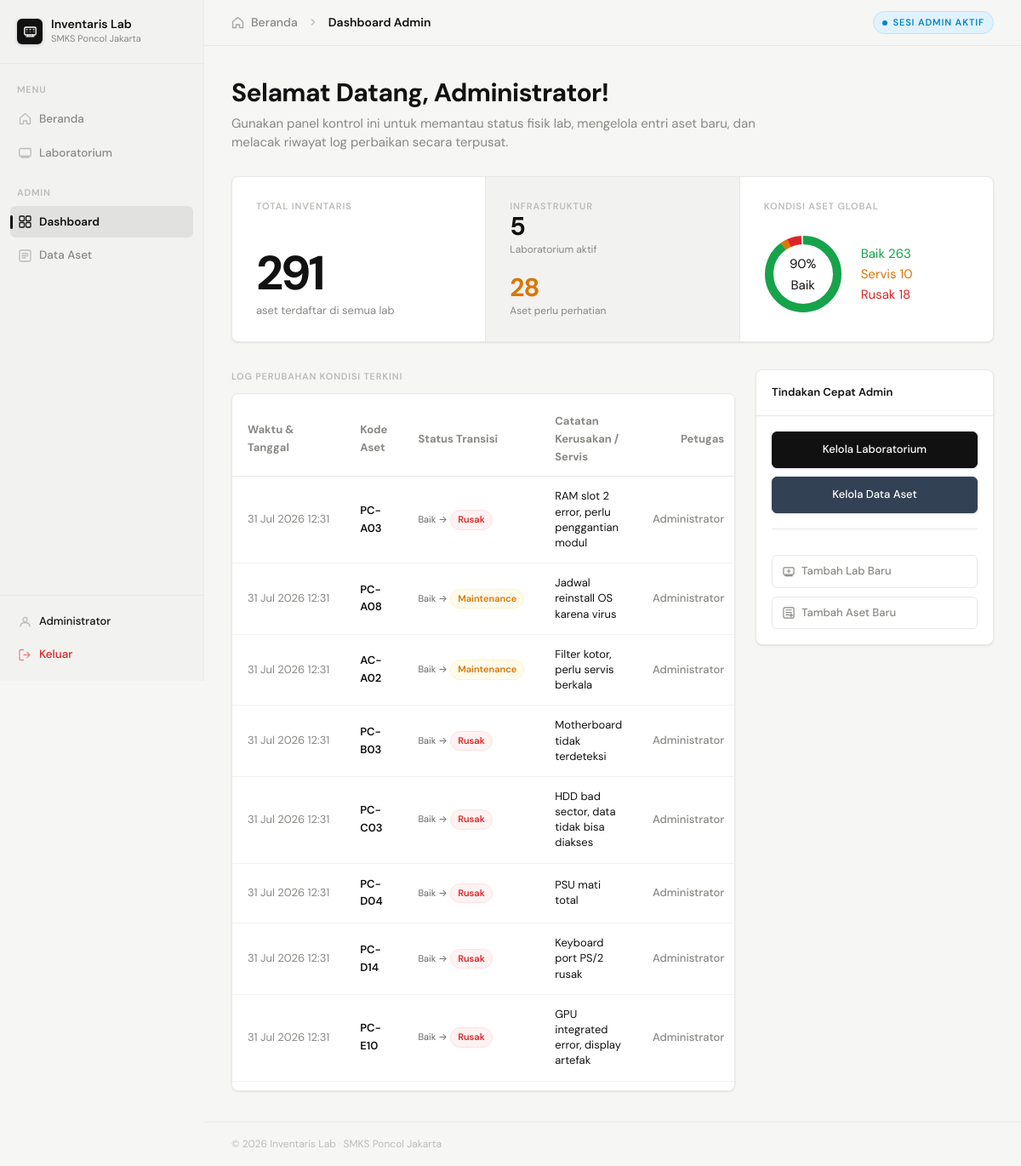
/admin/index.php (signed in), run on the app's committed database.
### tables this page shows
CREATE TABLE `users` (
  `id`           INT UNSIGNED    NOT NULL AUTO_INCREMENT,
  `username`     VARCHAR(50)     NOT NULL UNIQUE,
  `password_hash`VARCHAR(255)    NOT NULL,
  `nama_lengkap` VARCHAR(100)    NOT NULL,
  `role`         ENUM('admin','viewer') NOT NULL DEFAULT 'viewer',
  `created_at`   TIMESTAMP       NOT NULL DEFAULT CURRENT_TIMESTAMP,
  `updated_at`   TIMESTAMP       NOT NULL DEFAULT CURRENT_TIMESTAMP ON UPDATE CURRENT_TIMESTAMP,
  PRIMARY KEY (`id`)
);

CREATE TABLE `kondisi_logs` (
  `id`              INT UNSIGNED    NOT NULL AUTO_INCREMENT,
  `asset_id`        INT UNSIGNED    NOT NULL,
  `kondisi_lama`    ENUM('baik','rusak','maintenance') NOT NULL,
  `kondisi_baru`    ENUM('baik','rusak','maintenance') NOT NULL,
  `catatan`         TEXT,
  `diubah_oleh`     INT UNSIGNED    NOT NULL,    
  `created_at`      TIMESTAMP       NOT NULL DEFAULT CURRENT_TIMESTAMP,
  PRIMARY KEY (`id`),
  FOREIGN KEY (`asset_id`)    REFERENCES `assets`(`id`) ON DELETE CASCADE,
  FOREIGN KEY (`diubah_oleh`) REFERENCES `users`(`id`) ON DELETE RESTRICT
);

CREATE TABLE `assets` (
  `id`              INT UNSIGNED    NOT NULL AUTO_INCREMENT,
  `lab_id`          INT UNSIGNED    NOT NULL,
  `asset_type_id`   INT UNSIGNED    NOT NULL,
  `kode_aset`       VARCHAR(30)     NOT NULL UNIQUE,
  `nama`            VARCHAR(100)    NOT NULL,
  `merk`            VARCHAR(100),
  `model`           VARCHAR(100),
  `serial_number`   VARCHAR(100),
  `harga`           DECIMAL(15,2)   NOT NULL DEFAULT 0.00,
  `tahun_beli`      YEAR            NOT NULL,
  `kondisi`         ENUM('baik','rusak','maintenance') NOT NULL DEFAULT 'baik',
  `keterangan`      TEXT,
  `posisi_x`        TINYINT UNSIGNED NOT NULL DEFAULT 0,
  `posisi_y`        TINYINT UNSIGNED NOT NULL DEFAULT 0,
  `rotasi`          SMALLINT        NOT NULL DEFAULT 0,
  `nama_custom`     VARCHAR(100)    NULL DEFAULT NULL,
  `is_active`       TINYINT(1)      NOT NULL DEFAULT 1,
  `created_at`      TIMESTAMP       NOT NULL DEFAULT CURRENT_TIMESTAMP,
  `updated_at`      TIMESTAMP       NOT NULL DEFAULT CURRENT_TIMESTAMP ON UPDATE CURRENT_TIMESTAMP,
  PRIMARY KEY (`id`),
  FOREIGN KEY (`lab_id`)        REFERENCES `labs`(`id`)        ON DELETE CASCADE ON UPDATE CASCADE,
  FOREIGN KEY (`asset_type_id`) REFERENCES `asset_types`(`id`) ON DELETE RESTRICT ON UPDATE CASCADE
);

### includes/auth.php (called while the page is built, shortened)
<?php
function isLoggedIn(): bool {
    return isset($_SESSION['user_id']) && !empty($_SESSION['user_id']);
}
function currentUser(): array {
    return [
        'id'       => $_SESSION['user_id']       ?? null,
        'username' => $_SESSION['user_username'] ?? '',
        'nama'     => $_SESSION['user_nama']     ?? '',
        'role'     => $_SESSION['user_role']     ?? '',
    ];
}

### config/db.php (called while the page is built, shortened)
<?php
function kondisiBadge(string $kondisi): string {
    return match($kondisi) {
        'baik'        => 'badge-baik',
        'rusak'       => 'badge-rusak',
        'maintenance' => 'badge-maintenance',
        default       => 'badge-baik',
    };
}
function kondisiLabel(string $kondisi): string {
    return match($kondisi) {
        'baik'        => 'Baik',
        'rusak'       => 'Rusak',
        'maintenance' => 'Maintenance',
        default       => 'Tidak Diketahui',
    };
}

### admin/index.php (the view, shortened to what this page needs)
<?php
require_once __DIR__ . '/../config/db.php';
require_once __DIR__ . '/../includes/auth.php';
$activeNav = 'dashboard';
$stmtStats = $pdo->query("
    SELECT
        (SELECT COUNT(*) FROM labs WHERE is_active = 1) AS total_labs,
        (SELECT COUNT(*) FROM assets WHERE is_active = 1) AS total_assets,
        (SELECT COUNT(*) FROM assets WHERE kondisi = 'baik' AND is_active = 1) AS kondisi_baik,
        (SELECT COUNT(*) FROM assets WHERE kondisi = 'maintenance' AND is_active = 1) AS kondisi_maintenance,
        (SELECT COUNT(*) FROM assets WHERE kondisi = 'rusak' AND is_active = 1) AS kondisi_rusak
");
$stats = $stmtStats->fetch();
$stmtLogs = $pdo->query("
    SELECT
        kl.id,
        kl.kondisi_lama,
        kl.kondisi_baru,
        kl.catatan,
        kl.created_at,
        a.kode_aset,
        a.nama AS nama_aset,
        u.nama_lengkap AS nama_admin
    FROM kondisi_logs kl
    JOIN assets a ON a.id = kl.asset_id
    JOIN users u ON u.id = kl.diubah_oleh
    ORDER BY kl.created_at DESC
    LIMIT 8
");
$recentLogs = $stmtLogs->fetchAll();
require_once __DIR__ . '/../includes/header.php';
?>
<div class="topbar">
  <div class="breadcrumb">
    <svg width="15" height="15" viewBox="0 0 15 15" fill="none" style="opacity: 0.75;">
      <path d="M1.5 6.5L7.5 1.5l6 5V13.5h-4V10h-4v3.5h-4V6.5z" stroke="currentColor" stroke-width="1.3" stroke-linejoin="round"/>
    </svg>
    <a href="<?= APP_URL ?>/index.php">Beranda</a>
    <svg width="12" height="12" viewBox="0 0 12 12" fill="none" style="margin: 0 4px; opacity: 0.5;">
      <path d="M4.5 9l3-3-3-3" stroke="currentColor" stroke-width="1.5" stroke-linecap="round" stroke-linejoin="round"/>
    </svg>
    <b>Dashboard Admin</b>
  </div>
  <div class="topbar-right">
    <div class="page-header-pre" style="margin-bottom: 0; background: #e0f2fe; color: #0284c7; border-color: #bae6fd;">
      <span class="pulse-dot" style="background: #0284c7; box-shadow: 0 0 0 0 rgba(2, 132, 199, 0.4);"></span>
      <span>Sesi Admin Aktif</span>
    </div>
  </div>
</div>
<div class="content">
  <div class="page-heading">
    <h1>Selamat Datang, <?= htmlspecialchars(currentUser()['nama']) ?>!</h1>
    <p>Gunakan panel kontrol ini untuk memantau status fisik lab, mengelola entri aset baru, dan melacak riwayat log perbaikan secara terpusat.</p>
  </div>
  <?php
    $totalKondisi = $stats['kondisi_baik'] + $stats['kondisi_maintenance'] + $stats['kondisi_rusak'];
    $pBaik  = $totalKondisi > 0 ? round($stats['kondisi_baik']        / $totalKondisi * 100) : 0;
    $pRusak = $totalKondisi > 0 ? round($stats['kondisi_rusak']       / $totalKondisi * 100) : 0;
    $pMaint = $totalKondisi > 0 ? round($stats['kondisi_maintenance'] / $totalKondisi * 100) : 0;
  ?>
  <div class="overview-block">
    <div class="overview-col overview-col-hero">
      <span class="ov-eyebrow">Total Inventaris</span>
      <div>
        <div class="ov-hero-num"><?= $stats['total_assets'] ?></div>
        <div class="ov-hero-lbl">aset terdaftar di semua lab</div>
      </div>
    </div>
    <div class="overview-col overview-col-stats">
      <span class="ov-eyebrow">Infrastruktur</span>
      <div class="ov-stat-pair">
        <div class="ov-stat">
          <span class="ov-stat-num"><?= $stats['total_labs'] ?></span>
          <span class="ov-stat-lbl">Laboratorium aktif</span>
        </div>
        <div class="ov-stat">
          <span class="ov-stat-num" style="color: var(--amber);"><?= $stats['kondisi_maintenance'] + $stats['kondisi_rusak'] ?></span>
          <span class="ov-stat-lbl">Aset perlu perhatian</span>
        </div>
      </div>
    </div>
    <div class="overview-col overview-col-health">
      <div class="health-label">Kondisi Aset Global</div>
      <?php
        $C = 2 * M_PI * 40;
        $lenBaik  = $C * $pBaik  / 100;
        $lenMaint = $C * $pMaint / 100;
        $lenRusak = $C * $pRusak / 100;
        $offBaik  = 0;
        $offMaint = $lenBaik;
        $offRusak = $lenBaik + $lenMaint;
      ?>
      <div class="health-body">
        <div class="health-donut">
          <svg width="92" height="92" viewBox="0 0 92 92">
            <circle class="donut-track" cx="46" cy="46" r="40" fill="none" stroke-width="10"/>
            <circle class="donut-seg donut-green" cx="46" cy="46" r="40" fill="none" stroke-width="10"
                    stroke-dasharray="<?= $lenBaik ?> <?= $C ?>"
                    stroke-dashoffset="<?= -$offBaik ?>" stroke-linecap="butt"/>
            <circle class="donut-seg donut-amber" cx="46" cy="46" r="40" fill="none" stroke-width="10"
                    stroke-dasharray="<?= $lenMaint ?> <?= $C ?>"
                    stroke-dashoffset="<?= -$offMaint ?>" stroke-linecap="butt"/>
            <circle class="donut-seg donut-red" cx="46" cy="46" r="40" fill="none" stroke-width="10"
                    stroke-dasharray="<?= $lenRusak ?> <?= $C ?>"
                    stroke-dashoffset="<?= -$offRusak ?>" stroke-linecap="butt"/>
          </svg>
          <div class="health-donut-center">
            <span class="health-donut-num"><?= $pBaik ?>%</span>
            <span class="health-donut-lbl">Baik</span>
          </div>
        </div>
        <div class="health-legend">
          <div class="legend-item dot-green">
            <span class="legend-lbl">Baik</span>
            <span class="legend-val"><?= $stats['kondisi_baik'] ?></span>
          </div>
          <div class="legend-item dot-amber">
            <span class="legend-lbl">Servis</span>
            <span class="legend-val"><?= $stats['kondisi_maintenance'] ?></span>
          </div>
          <div class="legend-item dot-red">
            <span class="legend-lbl">Rusak</span>
            <span class="legend-val"><?= $stats['kondisi_rusak'] ?></span>
          </div>
        </div>
      </div>
    </div>
  </div>
  <div class="dashboard-grid" style="grid-template-columns: 1fr 280px; gap: 24px;">
    <div class="dashboard-main">
      <div class="list-header">
        <span class="list-title">Log Perubahan Kondisi Terkini</span>
      </div>
      <div class="lab-list" style="background: var(--bg-surface); padding: 10px 0; box-shadow: var(--shadow-sm); overflow-x: auto;">
        <?php if (empty($recentLogs)): ?>
          <div style="padding: 40px; text-align: center; color: var(--text-muted); font-size: 13.5px;">
            Belum ada log riwayat pemeliharaan terekam dalam sistem.
          </div>
        <?php else: ?>
          <table style="width: 100%; border-collapse: collapse; text-align: left; font-size: 13px;">
            <thead>
              <tr style="border-bottom: 1px solid var(--border); color: var(--text-muted); font-weight: 600;">
                <th style="padding: 12px 18px;">Waktu & Tanggal</th>
                <th style="padding: 12px 18px;">Kode Aset</th>
                <th style="padding: 12px 18px;">Status Transisi</th>
                <th style="padding: 12px 18px;">Catatan Kerusakan / Servis</th>
                <th style="padding: 12px 18px; text-align: right;">Petugas</th>
              </tr>
            </thead>
            <tbody>
              <?php foreach ($recentLogs as $log):
                $dateFormatted = date('d M Y H:i', strtotime($log['created_at']));
                $classKondisi = kondisiBadge($log['kondisi_baru']);
                $labelKondisi = kondisiLabel($log['kondisi_baru']);
                $oldKondisi = kondisiLabel($log['kondisi_lama']);
              ?>
                <tr style="border-bottom: 1px solid var(--bg-subtle);" class="panel-item-row-tr">
                  <td style="padding: 14px 18px; color: var(--text-muted); white-space: nowrap;"><?= $dateFormatted ?></td>
                  <td style="padding: 14px 18px; font-weight: 600; color: var(--text);"><?= htmlspecialchars($log['kode_aset']) ?></td>
                  <td style="padding: 14px 18px; white-space: nowrap;">
                    <span style="font-size: 11px; opacity:0.65;"><?= $oldKondisi ?> &rarr;</span>
                    <span class="badge <?= $classKondisi ?>"><?= $labelKondisi ?></span>
                  </td>
                  <td style="padding: 14px 18px; max-width: 250px; color: var(--text); line-height: 1.4; word-wrap: break-word;">
                    <?= htmlspecialchars($log['catatan'] ?: 'Tidak ada catatan.') ?>
                  </td>
                  <td style="padding: 14px 18px; text-align: right; color: var(--text-muted); white-space: nowrap; font-weight: 500;">
                    <?= htmlspecialchars($log['nama_admin']) ?>
                  </td>
                </tr>
              <?php endforeach; ?>
            </tbody>
          </table>
        <?php endif; ?>
      </div>
    </div>
    <aside class="dashboard-aside">
      <div class="panel">
        <div class="panel-head">
          <span class="panel-title">Tindakan Cepat Admin</span>
        </div>
        <div style="padding: 18px; display: flex; flex-direction: column; gap: 10px;">
          <a href="<?= APP_URL ?>/admin/labs/index.php" class="btn btn-dark" style="justify-content: center; padding: 10px 14px; font-size: 13px;">
            Kelola Laboratorium
          </a>
          <a href="<?= APP_URL ?>/admin/assets/index.php" class="btn btn-dark" style="justify-content: center; padding: 10px 14px; font-size: 13px; background: #334155; border-color: #334155;">
            Kelola Data Aset
          </a>
          <div style="border-top: 1px solid var(--border); margin: 8px 0; padding-top: 12px;"></div>
          <a href="<?= APP_URL ?>/admin/labs/create.php" class="btn" style="justify-content: flex-start; padding: 8px 12px; gap: 8px;">
            Tambah Lab Baru
          </a>
          <a href="<?= APP_URL ?>/admin/assets/create.php" class="btn" style="justify-content: flex-start; padding: 8px 12px; gap: 8px;">
            Tambah Aset Baru
          </a>
        </div>
      </div>
    </aside>
  </div>
</div>
<?php require_once __DIR__ . '/../includes/footer.php'; ?>

### includes/header.php (shortened to what this page needs)
<?php
$activeNav = $activeNav ?? 'home';
$user      = isLoggedIn() ? currentUser() : null;
?>
<!DOCTYPE html>
<html lang="id">
<head>
  <link rel="stylesheet" href="<?= APP_URL ?>/assets/css/style.css" />
</head>
<body>
<aside class="sidebar">
  <div class="sidebar-brand">
    <div class="brand-icon">
    </div>
    <div>
      <div class="brand-name"><?= APP_NAME ?></div>
      <div class="brand-sub">SMKS Poncol Jakarta</div>
    </div>
  </div>
  <nav class="sidebar-nav">
    <div class="nav-label">Menu</div>
    <a href="<?= APP_URL ?>/index.php" class="nav-item <?= $activeNav==='home' ? 'active':'' ?>">
      <svg width="15" height="15" viewBox="0 0 15 15" fill="none">
        <path d="M1.5 6.5L7.5 1.5l6 5V13.5h-4V10h-4v3.5h-4V6.5z" stroke="currentColor" stroke-width="1.3" stroke-linejoin="round"/>
      </svg>
      Beranda
    </a>
    <a href="<?= APP_URL ?>/index.php" class="nav-item <?= $activeNav==='labs' ? 'active':'' ?>">
      <svg width="15" height="15" viewBox="0 0 15 15" fill="none">
        <rect x=".8" y="2.5" width="13.4" height="9" rx="1.3" stroke="currentColor" stroke-width="1.3"/>
        <path d="M4.5 11.5V13M10.5 11.5V13M3 13h9" stroke="currentColor" stroke-width="1.3" stroke-linecap="round"/>
      </svg>
      Laboratorium
    </a>
    <?php if (isLoggedIn()): ?>
    <div class="nav-label" style="margin-top:8px">Admin</div>
    <a href="<?= APP_URL ?>/admin/index.php" class="nav-item <?= $activeNav==='dashboard' ? 'active':'' ?>">
      Dashboard
    </a>
    <a href="<?= APP_URL ?>/admin/assets/index.php" class="nav-item <?= $activeNav==='assets' ? 'active':'' ?>">
      <svg width="15" height="15" viewBox="0 0 15 15" fill="none">
        <rect x="1" y="1" width="13" height="13" rx="1.5" stroke="currentColor" stroke-width="1.3"/>
        <path d="M4 5h7M4 7.5h7M4 10h4" stroke="currentColor" stroke-width="1.3" stroke-linecap="round"/>
      </svg>
      Data Aset
    </a>
    <?php endif; ?>
  </nav>
  <div class="sidebar-bottom">
    <?php if ($user): ?>
    <div class="nav-item" style="cursor:default">
      <svg width="15" height="15" viewBox="0 0 15 15" fill="none">
        <circle cx="7.5" cy="5" r="2.5" stroke="currentColor" stroke-width="1.3"/>
        <path d="M2 13c0-3 2.5-4.5 5.5-4.5S13 10 13 13" stroke="currentColor" stroke-width="1.3" stroke-linecap="round"/>
      </svg>
      <span style="font-size:13px; color:var(--text);"><?= htmlspecialchars($user['nama']) ?></span>
    </div>
    <a href="<?= APP_URL ?>/admin/logout.php" class="nav-item" style="color:var(--red)">
      <svg width="15" height="15" viewBox="0 0 15 15" fill="none">
        <path d="M5.5 1.5H2a1 1 0 00-1 1v10a1 1 0 001 1h3.5M10 10.5l3-3-3-3M13 7.5H6" stroke="currentColor" stroke-width="1.3" stroke-linecap="round" stroke-linejoin="round"/>
      </svg>
      Keluar
    </a>
    <?php endif; ?>
  </div>
</aside>
<div class="page-wrapper">

### admin/index.php (style rules this page uses)
.panel-item-row-tr { transition: background-color 200ms ease; }

### data on the page
users: nama_lengkap "Administrator"
kondisi_logs: created_at "31 Jul 2026 12:31", asset.kode_aset "PC-A03", kondisi_lama "Baik", kondisi_baru "Rusak", catatan "RAM slot 2 error, perlu penggantian modul", diubah_oleh.nama_lengkap "Administrator"
kondisi_logs: created_at "31 Jul 2026 12:31", asset.kode_aset "PC-A08", kondisi_lama "Baik", kondisi_baru "Maintenance", catatan "Jadwal reinstall OS karena virus", diubah_oleh.nama_lengkap "Administrator"
kondisi_logs: created_at "31 Jul 2026 12:31", asset.kode_aset "AC-A02", kondisi_lama "Baik", kondisi_baru "Maintenance", catatan "Filter kotor, perlu servis berkala", diubah_oleh.nama_lengkap "Administrator"
kondisi_logs: created_at "31 Jul 2026 12:31", asset.kode_aset "PC-B03", kondisi_lama "Baik", kondisi_baru "Rusak", catatan "Motherboard tidak terdeteksi", diubah_oleh.nama_lengkap "Administrator"
kondisi_logs: created_at "31 Jul 2026 12:31", asset.kode_aset "PC-C03", kondisi_lama "Baik", kondisi_baru "Rusak", catatan "HDD bad sector, data tidak bisa diakses", diubah_oleh.nama_lengkap "Administrator"
kondisi_logs: created_at "31 Jul 2026 12:31", asset.kode_aset "PC-D04", kondisi_lama "Baik", kondisi_baru "Rusak", catatan "PSU mati total", diubah_oleh.nama_lengkap "Administrator"
kondisi_logs: created_at "31 Jul 2026 12:31", asset.kode_aset "PC-D14", kondisi_lama "Baik", kondisi_baru "Rusak", catatan "Keyboard port PS/2 rusak", diubah_oleh.nama_lengkap "Administrator"
kondisi_logs: created_at "31 Jul 2026 12:31", asset.kode_aset "PC-E10", kondisi_lama "Baik", kondisi_baru "Rusak", catatan "GPU integrated error, display artefak", diubah_oleh.nama_lengkap "Administrator"

### other printed values
APP_NAME "Inventaris Lab"
$stats['total_assets'] "291"
$stats['total_labs'] "5"
$stats['kondisi_maintenance'] + $stats['kondisi_rusak'] "28"
$pBaik "90"
$stats['kondisi_baik'] "263"
$stats['kondisi_maintenance'] "10"
$stats['kondisi_rusak'] "18"
